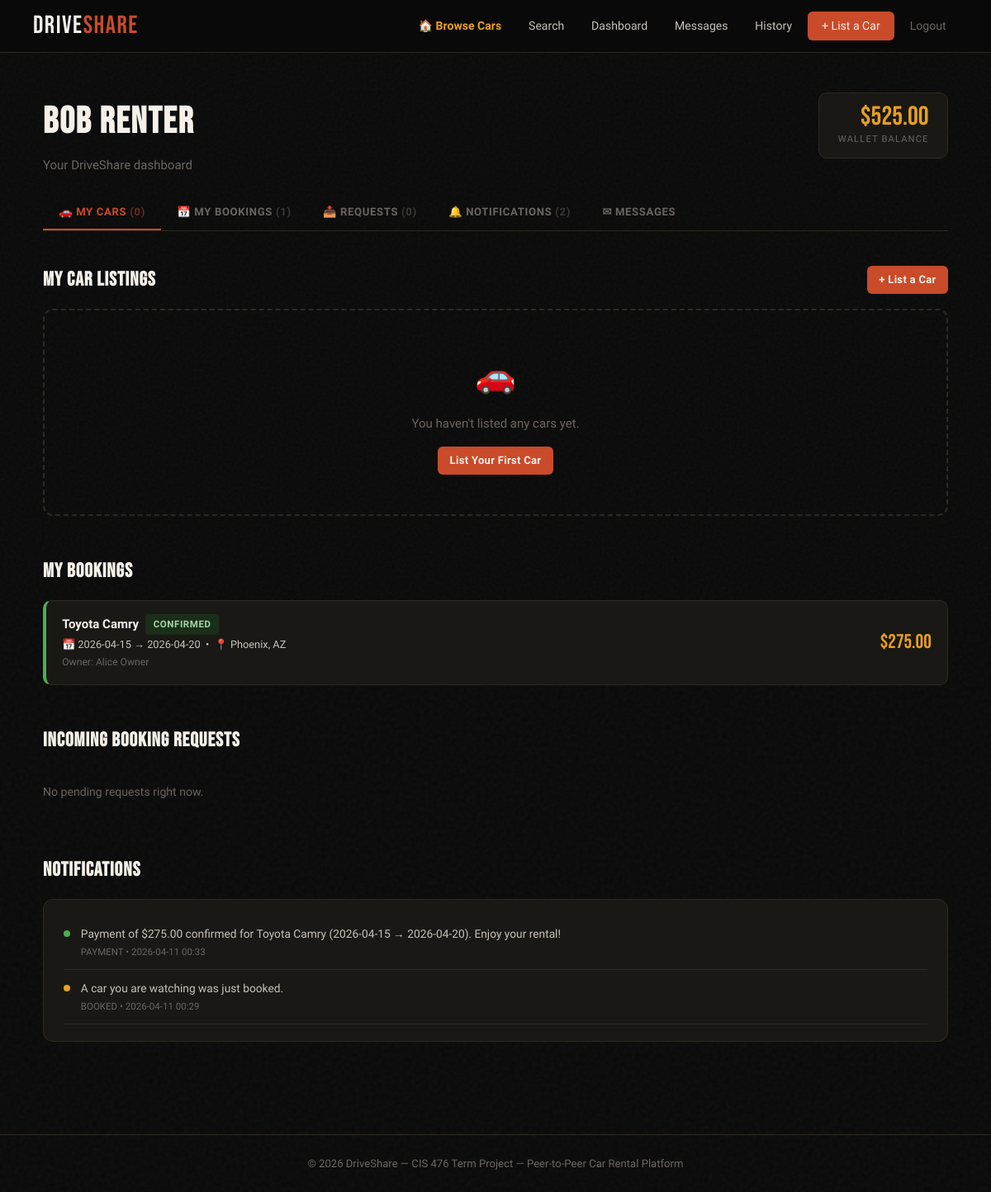
/dashboard (signed in), run on the app's committed database.
### tables this page shows
CREATE TABLE users (
            id               INTEGER PRIMARY KEY AUTOINCREMENT,
            name             TEXT    NOT NULL,
            email            TEXT    UNIQUE NOT NULL,
            password         TEXT    NOT NULL,          -- SHA-256 hash
            security_q1      TEXT    NOT NULL,          -- question text
            security_answer1 TEXT    NOT NULL,          -- SHA-256 hash
            security_q2      TEXT    NOT NULL,
            security_answer2 TEXT    NOT NULL,
            security_q3      TEXT    NOT NULL,
            security_answer3 TEXT    NOT NULL,
            balance          REAL    DEFAULT 500.00,    -- demo wallet balance
            created_at       DATETIME DEFAULT CURRENT_TIMESTAMP
        );

CREATE TABLE bookings (
            id          INTEGER PRIMARY KEY AUTOINCREMENT,
            car_id      INTEGER NOT NULL REFERENCES cars(id),
            renter_id   INTEGER NOT NULL REFERENCES users(id),
            start_date  DATE    NOT NULL,
            end_date    DATE    NOT NULL,
            total_price REAL    NOT NULL,
            status      TEXT    DEFAULT 'pending',  -- pending/approved/confirmed/cancelled
            created_at  DATETIME DEFAULT CURRENT_TIMESTAMP
        );

CREATE TABLE cars (
            id            INTEGER PRIMARY KEY AUTOINCREMENT,
            owner_id      INTEGER NOT NULL REFERENCES users(id),
            make          TEXT    NOT NULL,   -- e.g. Toyota
            model         TEXT    NOT NULL,   -- e.g. Camry
            year          INTEGER NOT NULL,
            mileage       INTEGER DEFAULT 0,
            location      TEXT    NOT NULL,
            price_per_day REAL    NOT NULL,
            description   TEXT    DEFAULT '',
            image_url     TEXT    DEFAULT '',
            avail_start   DATE,               -- availability window start
            avail_end     DATE,               -- availability window end
            is_available  INTEGER DEFAULT 1,  -- 1=available, 0=unlisted
            created_at    DATETIME DEFAULT CURRENT_TIMESTAMP
        );

CREATE TABLE notifications (
            id         INTEGER PRIMARY KEY AUTOINCREMENT,
            user_id    INTEGER NOT NULL REFERENCES users(id),
            car_id     INTEGER REFERENCES cars(id),
            event_type TEXT    NOT NULL,   -- price_drop / booked / approved / payment
            message    TEXT    NOT NULL,
            is_read    INTEGER DEFAULT 0,
            created_at DATETIME DEFAULT CURRENT_TIMESTAMP
        );

### app.py (the view)
@app.route('/dashboard')
@login_required
def dashboard():
    db   = get_db()
    user = UserSession.get_instance().get_current_user()
    uid  = user['id']
    my_cars = db.execute(
        "SELECT * FROM cars WHERE owner_id=?", (uid,)
    ).fetchall()
    my_bookings = db.execute(
        """SELECT b.*, c.make, c.model, c.location, c.image_url,
                  u.name as owner_name
           FROM bookings b
           JOIN cars c ON b.car_id=c.id
           JOIN users u ON c.owner_id=u.id
           WHERE b.renter_id=?
           ORDER BY b.created_at DESC""", (uid,)
    ).fetchall()
    incoming = db.execute(
        """SELECT b.*, c.make, c.model, u.name as renter_name
           FROM bookings b
           JOIN cars c ON b.car_id=c.id
           JOIN users u ON b.renter_id=u.id
           WHERE c.owner_id=? AND b.status='pending'
           ORDER BY b.created_at DESC""", (uid,)
    ).fetchall()
    notifications = db.execute(
        "SELECT * FROM notifications WHERE user_id=? "
        "ORDER BY created_at DESC LIMIT 15", (uid,)
    ).fetchall()
    unread = db.execute(
        "SELECT COUNT(*) as cnt FROM messages "
        "WHERE receiver_id=? AND is_read=0", (uid,)
    ).fetchone()['cnt']
    balance = db.execute(
        "SELECT balance FROM users WHERE id=?", (uid,)
    ).fetchone()['balance']
    return render_template('dashboard.html',
        user=user, my_cars=my_cars, my_bookings=my_bookings,
        incoming_bookings=incoming, notifications=notifications,
        unread_messages=unread, balance=balance)

### app.py (called while the page is built)
def login_required(f):
    from functools import wraps
    @wraps(f)
    def decorated(*args, **kwargs):
        if not UserSession.get_instance().is_logged_in():
            flash('Please log in to continue.', 'warning')
            return redirect(url_for('login'))
        return f(*args, **kwargs)
    return decorated

    @classmethod
    def get_instance(cls):
        if cls._instance is None:
            cls._instance = cls()
        return cls._instance

    def get_current_user(self):
        if 'user_id' in session:
            return {'id': session['user_id'],
                    'email': session['user_email'],
                    'name': session['user_name']}
        return None

    def is_logged_in(self):
        return 'user_id' in session

### database.py (called while the page is built)
def get_db():
    if 'db' not in g:
        g.db = sqlite3.connect(DATABASE)
        g.db.row_factory = sqlite3.Row   # rows behave like dicts (row['col'])
        g.db.execute("PRAGMA foreign_keys = ON")   # enforce FK constraints
    return g.db

### templates/dashboard.html (shortened to what this page needs)
{% extends "base.html" %}
{% block content %}
<div class="container page-pad">
  <div style="display:flex; justify-content:space-between; align-items:flex-start;
              margin-bottom:1.5rem; flex-wrap:wrap; gap:1rem;">
    <div>
      <h1 class="page-title">{{ user.name }}</h1>
      <p style="color:var(--gray); margin-top:0.2rem;">Your DriveShare dashboard</p>
    </div>
    <div style="background:var(--card-bg); border:1px solid var(--border);
                border-radius:10px; padding:0.8rem 1.4rem; text-align:right;">
      <div style="font-family:'Bebas Neue',sans-serif; font-size:2rem;
                  color:var(--amber); line-height:1;">${{ "%.2f"|format(balance) }}</div>
      <div style="font-size:0.7rem; color:var(--gray); text-transform:uppercase;
                  letter-spacing:.1em; margin-top:2px;">Wallet Balance</div>
    </div>
  </div>
  <div class="dash-tabs">
    <a href="#my-cars"   class="dash-tab active">🚗 My Cars <span style="opacity:.5;">({{ my_cars|length }})</span></a>
    <a href="#bookings"  class="dash-tab">📅 My Bookings <span style="opacity:.5;">({{ my_bookings|length }})</span></a>
    <a href="#incoming"  class="dash-tab">📥 Requests <span style="opacity:.5;">({{ incoming_bookings|length }})</span></a>
    <a href="#notifs"    class="dash-tab">🔔 Notifications <span style="opacity:.5;">({{ notifications|length }})</span></a>
    <a href="/messages"  class="dash-tab">
      ✉ Messages
    </a>
  </div>
  <section id="my-cars" style="margin-bottom:3rem;">
    <div style="display:flex; justify-content:space-between; align-items:center; margin-bottom:1rem;">
      <h2 class="section-label" style="margin-bottom:0;">My Car Listings</h2>
      <a href="/cars/new" class="btn btn-primary btn-sm">+ List a Car</a>
    </div>
    {% if my_cars %}
    <div class="car-grid">
      {% for car in my_cars %}
      <div class="owner-car-card">
        {% if car.image_url %}
          <img src="{{ car.image_url }}" alt="{{ car.make }}"
               style="width:100%; height:170px; object-fit:cover;"
               onerror="this.style.display='none'">
        {% else %}
          <div style="height:120px; background:var(--border); display:flex;
                      align-items:center; justify-content:center;
                      font-size:2.5rem;">🚗</div>
        {% endif %}
        <div style="padding:1rem; flex:1; display:flex; flex-direction:column; gap:0.5rem;">
          <div style="display:flex; justify-content:space-between; align-items:flex-start;">
            <div>
              <div style="font-family:'Bebas Neue',sans-serif; font-size:1.1rem;
                          letter-spacing:.04em;">{{ car.make }} {{ car.model }}</div>
              <div style="font-size:0.78rem; color:var(--gray);">
                {{ car.year }} &bull; {{ car.location }}
              </div>
            </div>
            <div style="font-family:'Bebas Neue',sans-serif; font-size:1.3rem;
                        color:var(--rust);">
              ${{ "%.0f"|format(car.price_per_day) }}<span style="font-family:'Sora',sans-serif; font-size:0.7rem; color:var(--gray);">/day</span>
            </div>
          </div>
          <div style="display:flex; gap:0.4rem; align-items:center; margin-top:auto;">
            <span class="badge {% if car.is_available %}badge-confirmed{% else %}badge-cancelled{% endif %}">
              {% if car.is_available %}Available{% else %}Delisted{% endif %}
            </span>
            <a href="/cars/{{ car.id }}/edit" class="btn btn-outline btn-sm" style="margin-left:auto;">Edit</a>
            <a href="/cars/{{ car.id }}" class="btn btn-outline btn-sm">View</a>
          </div>
        </div>
      </div>
      {% endfor %}
    </div>
    {% else %}
    <div style="border:2px dashed var(--border); border-radius:12px; padding:3rem;
                text-align:center; color:var(--gray);">
      <div style="font-size:2.5rem; margin-bottom:0.8rem;">🚗</div>
      <p>You haven't listed any cars yet.</p>
      <a href="/cars/new" class="btn btn-primary btn-sm" style="margin-top:1rem;">
        List Your First Car
      </a>
    </div>
    {% endif %}
  </section>
  <section id="bookings" style="margin-bottom:3rem;">
    <h2 class="section-label" style="margin-bottom:1rem;">My Bookings</h2>
    {% if my_bookings %}
    <div style="display:flex; flex-direction:column; gap:0.65rem;">
      {% for b in my_bookings %}
      <div class="booking-row {{ b.status }}">
        <div style="display:flex; gap:0.9rem; align-items:center; flex:1; min-width:0;">
          <div style="min-width:0;">
            <div style="display:flex; align-items:center; gap:0.5rem; flex-wrap:wrap;">
              <strong style="color:var(--white);">{{ b.make }} {{ b.model }}</strong>
              <span class="badge badge-{{ b.status }}">{{ b.status }}</span>
            </div>
            <div style="font-size:0.8rem; color:var(--gray-lt); margin-top:2px;">
              📅 {{ b.start_date }} → {{ b.end_date }}
              &nbsp;&bull;&nbsp; 📍 {{ b.location }}
            </div>
            <div style="font-size:0.76rem; color:var(--gray); margin-top:2px;">
              Owner: {{ b.owner_name }}
            </div>
          </div>
        </div>
        <div style="display:flex; flex-direction:column; align-items:flex-end; gap:0.35rem; flex-shrink:0;">
          <div style="font-family:'Bebas Neue',sans-serif; font-size:1.5rem; color:var(--amber);">
            ${{ "%.2f"|format(b.total_price) }}
          </div>
        </div>
      </div>
      {% endfor %}
    </div>
    {% endif %}
  </section>
  <section id="incoming" style="margin-bottom:3rem;">
    <h2 class="section-label" style="margin-bottom:1rem;">Incoming Booking Requests</h2>
    {% if incoming_bookings %}
    <div style="display:flex; flex-direction:column; gap:0.75rem;">
      {% for b in incoming_bookings %}
      <div class="request-card">
        <div>
          <div style="font-size:0.7rem; color:var(--amber); font-weight:600;
                      letter-spacing:.1em; text-transform:uppercase; margin-bottom:0.3rem;">
            New Request
          </div>
          <strong style="color:var(--white); font-size:1rem;">
            {{ b.make }} {{ b.model }}
          </strong>
          <span style="color:var(--gray); font-size:0.85rem; margin-left:0.5rem;">
            from <strong style="color:var(--gray-lt);">{{ b.renter_name }}</strong>
          </span>
          <div style="font-size:0.82rem; color:var(--gray-lt); margin-top:0.3rem;">
            {{ b.start_date }} → {{ b.end_date }}
            &nbsp;&bull;&nbsp;
            <strong style="color:var(--amber);">${{ "%.2f"|format(b.total_price) }}</strong>
          </div>
        </div>
        <form method="POST" action="/booking/{{ b.id }}/approve">
          <button class="btn btn-primary btn-sm">✓ Approve</button>
        </form>
      </div>
      {% endfor %}
    </div>
    {% else %}
    <p style="color:var(--gray); font-size:0.88rem; padding:1rem 0;">
      No pending requests right now.
    </p>
    {% endif %}
  </section>
  <section id="notifs">
    <h2 class="section-label" style="margin-bottom:1rem;">Notifications</h2>
    {% if notifications %}
    <div style="background:var(--card-bg); border:1px solid var(--border);
                border-radius:12px; padding:1.2rem 1.5rem;">
      {% for n in notifications %}
      <div class="notif-item">
        <div class="notif-dot {{ n.event_type }}"></div>
        <div style="flex:1;">
          <div style="font-size:0.86rem; color:var(--gray-lt); line-height:1.5;">
            {{ n.message }}
          </div>
          <div style="font-size:0.72rem; color:var(--gray); margin-top:2px;">
            {{ n.event_type.upper().replace('_',' ') }} &bull; {{ n.created_at[:16] }}
          </div>
        </div>
      </div>
      {% endfor %}
    </div>
    {% else %}
    <p style="color:var(--gray); font-size:0.88rem; padding:1rem 0;">
      No notifications yet. Notifications appear when bookings are made,
      approved, paid, or when watched cars change.
    </p>
    {% endif %}
  </section>
</div>
{% endblock %}

### templates/base.html (style rules this page uses)
:root { --black: #0a0a0a; --white: #f5f0e8; --cream: #ede8dc; --rust: #c94b2a; --rust-dk: #a33820; --amber: #e8a020; --gray: #6b6560; --gray-lt: #c8c2b8; --card-bg: #1a1814; --border: #2e2a24; }
*, *::before, *::after { box-sizing: border-box; margin: 0; padding: 0; }
body { background: var(--black); color: var(--white); font-family: 'Sora', sans-serif; font-size: 15px; line-height: 1.6; min-height: 100vh; }
body::before { content: ''; position: fixed; inset: 0; pointer-events: none; z-index: 0; }
.container { max-width: 1160px; margin: 0 auto; padding: 0 2rem; }
.page-pad { padding: 3rem 2rem; }
.btn { display: inline-block; padding: 0.6rem 1.4rem; border-radius: 6px; font-family: 'Sora', sans-serif; font-size: 0.88rem; font-weight: 600; cursor: pointer; border: none; text-decoration: none; transition: all 0.2s; letter-spacing: 0.02em; }
.btn-primary { background: var(--rust); color: var(--white); }
.btn-sm { padding: 0.4rem 0.9rem; font-size: 0.82rem; }
.page-title { font-family: 'Bebas Neue', sans-serif; font-size: 2.8rem; letter-spacing: 0.04em; margin-bottom: 0.3rem; }
.badge { display: inline-block; padding: 0.2rem 0.6rem; border-radius: 4px; font-size: 0.72rem; font-weight: 600; letter-spacing: 0.05em; text-transform: uppercase; }
.badge-confirmed { background: #1a2e1a; color: #a5d6a7; }
.section-label { font-family: 'Bebas Neue', sans-serif; font-size: 1.5rem; letter-spacing: 0.04em; margin-bottom: 1rem; }

### templates/dashboard.html (style rules this page uses)
.dash-tabs { display: flex; gap: 0; margin-bottom: 2.5rem; border-bottom: 1px solid var(--border); overflow-x: auto; }
.dash-tab { padding: 0.6rem 1.2rem; font-size: 0.82rem; font-weight: 600; letter-spacing: 0.05em; text-transform: uppercase; color: var(--gray); text-decoration: none; border-bottom: 2px solid transparent; white-space: nowrap; transition: color 0.2s, border-color 0.2s; }
.dash-tab.active { color: var(--rust); border-bottom-color: var(--rust); }
.booking-row { background: var(--card-bg); border: 1px solid var(--border); border-left: 4px solid var(--border); border-radius: 10px; padding: 1rem 1.2rem; display: flex; justify-content: space-between; align-items: center; gap: 1rem; flex-wrap: wrap; transition: border-left-color 0.2s; }
.booking-row.confirmed { border-left-color: #4caf50; }
.notif-item { display: flex; gap: 0.8rem; align-items: flex-start; padding: 0.75rem 0; border-bottom: 1px solid var(--border); }
.notif-dot { width: 8px; height: 8px; border-radius: 50%; margin-top: 6px; flex-shrink: 0; }
.notif-dot.payment { background: #4caf50; }
.notif-dot.booked { background: var(--amber); }

### data on the page
users: name "Bob Renter", balance "525.00"
bookings: make "Toyota", model "Camry", status "CONFIRMED", start_date "2026-04-15", end_date "2026-04-20", location "Phoenix, AZ", owner_name "Alice Owner", total_price "275.00"
notifications: message "Payment of $275.00 confirmed for Toyota Camry (2026-04-15 → 2026-04-20). Enjoy your rental!", event_type "PAYMENT", created_at "2026-04-11 00:33"
notifications: message "A car you are watching was just booked.", event_type "BOOKED", created_at "2026-04-11 00:29"

### other printed values
{{ my_cars|length }} "0"
{{ my_bookings|length }} "1"
{{ incoming_bookings|length }} "0"
{{ notifications|length }} "2"
